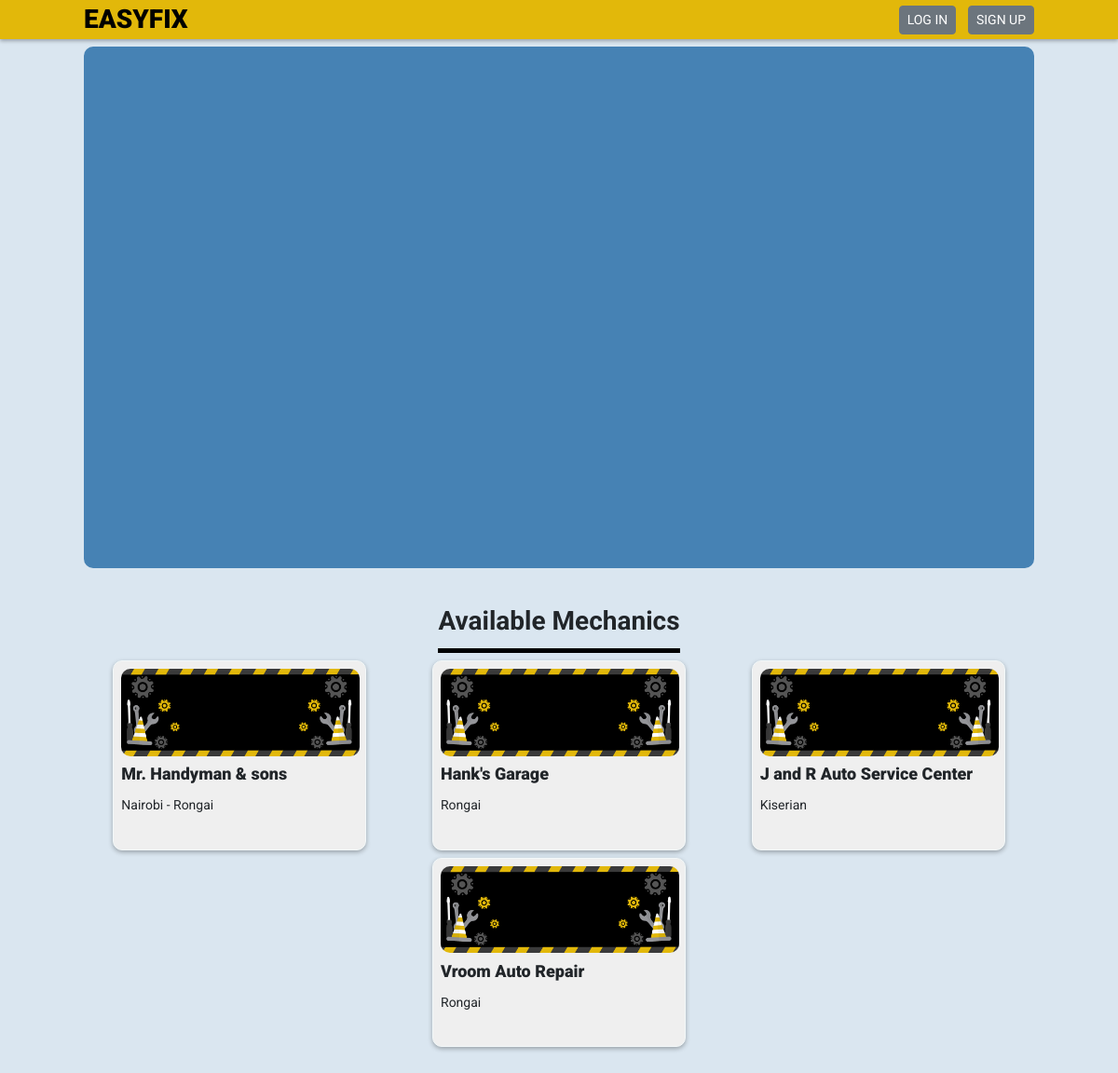
Before: / with the older database file.
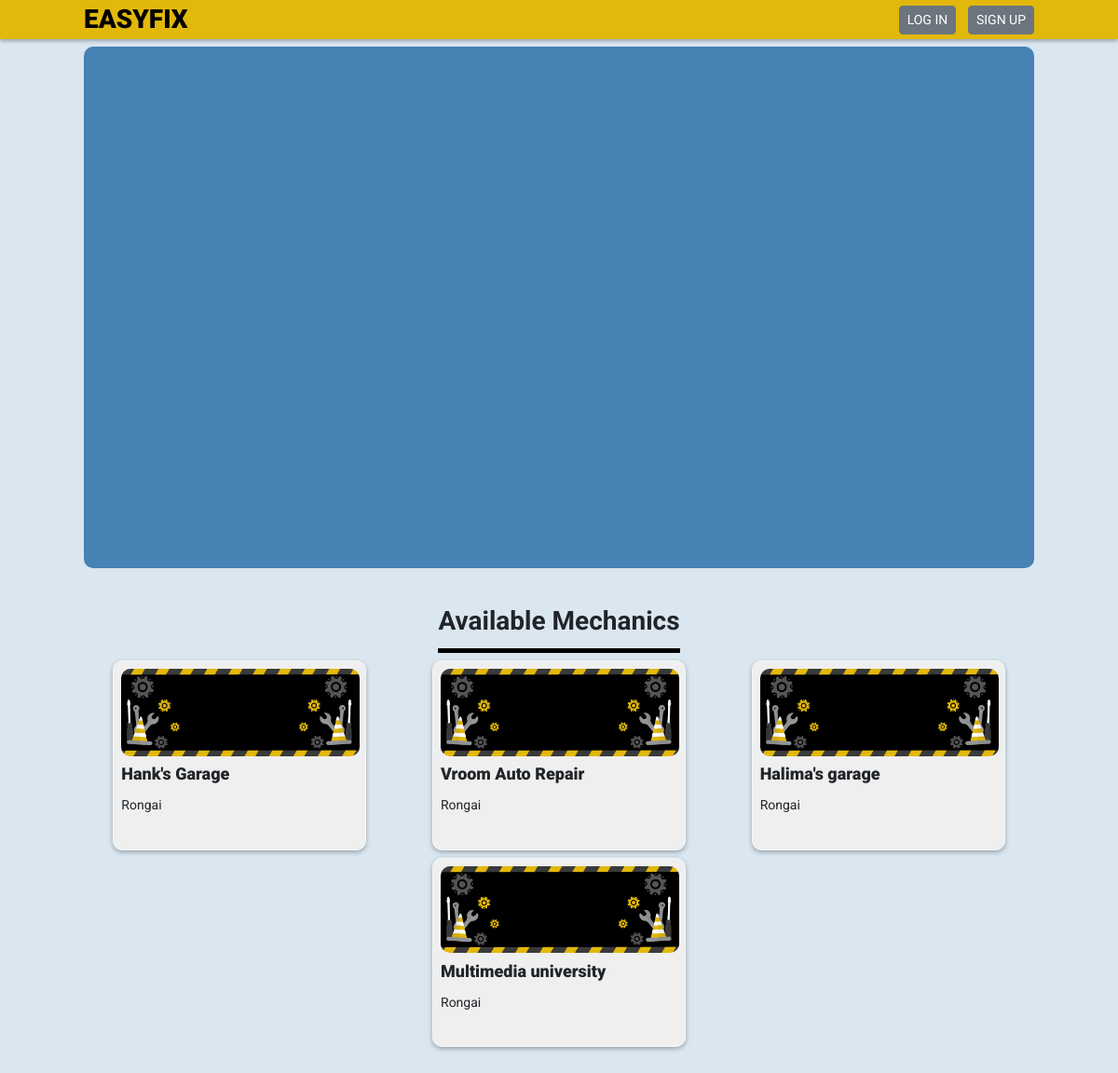
After: the same page with the newer database file.
### tables this page shows
CREATE TABLE IF NOT EXISTS `mechanic` (
  `mech_id` int(11) NOT NULL AUTO_INCREMENT,
  `name` varchar(50) NOT NULL,
  `town` varchar(20) NOT NULL,
  `description` text NOT NULL,
  `phone` varchar(13) NOT NULL,
  `longitude` double DEFAULT NULL,
  `latitude` double DEFAULT NULL,
  `email` varchar(50) NOT NULL,
  `password` varchar(256) NOT NULL,
  PRIMARY KEY (`mech_id`)
);

### classes/Dbh.classes.php (called while the page is built)
<?php
class Dbh{
    protected function connect(){
      try {
        $username = "ukUyeOj4W9";
        $password = "9cR4Ci60aQ";
        $dbh = new PDO('mysql:host=remotemysql.com;dbname=ukUyeOj4W9', $username, $password);
        return $dbh;
      }
      catch (PDOException $e) {
        print "Error!: " . $e->getMessage() . "<br/>";
        die();
      }
    }
}

### classes/Content.classes.php (called while the page is built, shortened)
<?php
class Content extends Dbh {
    protected function getAllMechanics() {
        $sql = "SELECT * FROM mechanic;";
        $stmt = $this->connect()->prepare($sql);
        if(!$stmt->execute()) {
            $stmt = null;
            header("location: ../index.php?error=stmtfailedContent");
            exit();
        }
        $results = $stmt->fetchAll();
        return $results;
    }
}

### classes/ContentContr.classes.php (called while the page is built, shortened)
<?php
class ContentContr extends Content {
    public function displayAllMechanics() {
        $myVar = $this->getAllMechanics();
        return $myVar;
    }
}

### index.php (the view, shortened to what this page needs)
<?php
    $content = new ContentContr();
    $mechanics = $content->displayAllMechanics();
?>
<!DOCTYPE html>
<html lang="en">
<head>
    <link rel="stylesheet" href="bootstrap/css/bootstrap.css">
    <link rel="stylesheet" href="css/style.css">
</head>
<body>
    <div class="my-navbar-container">
        <div class="my-navbar">
            <div class="my-logo">
                <a href=""><span>EASYFIX</span></a>
            </div>
            <?php if(isset($_SESSION['user_id'])) { ?>
                <div class="hamburger">
                    <span class="bar"></span>
                    <span class="bar"></span>
                    <span class="bar"></span>
                </div>
            <ul class="my-menu">
                    <div class="user-loggedIn">
                        <li class="nav-list-item"> <a href="" class="active-link">Home</a> </li>
                        <li class="nav-list-item">
                            <?php if(isset($_SESSION['user_role']) && $_SESSION['user_role'] == "client") { ?>
                                <a href="client-appointments.php">Appointments</a>
                            <?php } elseif(isset($_SESSION['user_role']) && $_SESSION['user_role'] == "mechanic") { ?>
                                <a href="mechanic-appointments.php">Appointments</a>
                            <?php } ?>
                            </li>
                        <?php if(isset($_SESSION['user_role']) && $_SESSION['user_role'] == "mechanic") { ?>
                        <li class="nav-list-item"> <a href="mechanic-settings.php">Settings</a> </li>
                        <?php } ?>
                        <li class="logout-btn">
                            <a href="includes/logout.inc.php" class="btn btn-sm btn-secondary mybtn-nav btn-hamburger">LOG OUT</a>
                        </li>
                    </div>
                <?php }else{ ?>
                <div class="user-loggedOut">
                    <div>
                        <a href="login.php" class="btn btn-sm btn-secondary mybtn-nav">LOG IN</a>
                    </div>
                    <div class="dropdown" data-dropdown>
                        <button class="btn btn-sm btn-secondary mybtn-nav" data-dropdown-button>SIGN UP</button>
                    </div>
                </div>
                <?php  } ?>
        </div>
    </div>
    <div class="body_container">
        <div class="reduced_body">
            <div id="map"> </div>
            <div class="index_page_cards">
                <span>Available Mechanics</span>
                <div class="mechanic_cards_container">
                        <?php for($x=0; $x<sizeof($mechanics); $x++){ ?>
                            <div class="mechanic_card" id=<?php echo $mechanics[$x]['mech_id']?>>
                                <img src="graphics/mechanic-banner.jpg" alt="">
                                <p> <?php echo $mechanics[$x]['name'] ?> </p>
                                <span> <?php echo $mechanics[$x]['town'] ?> </span>
                            </div>
                        <?php } ?>
                </div>
            </div>
        </div>
    </div>
</body>
</html>

### css/style.css (style rules this page uses)
* { box-sizing: border-box; font-family: 'Roboto'; margin: 0; padding: 0; }
:root { font-size: 14px; --primary-color: #E2B80A; --secondary-color: #EFEFEF; }
body { background-color: #4682b433; }
p { margin: 0; }
.my-navbar-container { position: sticky; top: 0; z-index: 10; background-color: var(--primary-color); box-shadow: 0 2px 4px 0 rgba(0,0,0,.3); }
.my-navbar { display: flex; justify-content: space-between; width: 85%; margin: 0 auto; }
.my-navbar .my-logo a { text-decoration: none; font-size: 1.75rem; font-weight: 900; color: #000000; }
.user-loggedOut { display: flex; align-items: center; }
.dropdown { position: relative; margin-left: .8em; }
.reduced_body { width: 85%; margin: 0 auto; }
#map { height: 70vh; border-radius: 10px; margin: .5em 0; background-color: steelblue; border: 2px solid steelblue; }
.index_page_cards span { display: table; font-size: 1.75rem; font-weight: 700; margin: 0 auto; padding: 1em 0 .3em; border-bottom: thick solid black; }
.mechanic_cards_container { display: flex; flex-wrap: wrap; gap: .5em; justify-content: space-between; padding-top: .5em; padding-bottom: 25em; }
.mechanic_card { display: inline-block; position: relative; max-width: 272px; margin: 0 auto; padding: .5em .5em 2em .5em; box-shadow: 0 2px 5px 0 rgba(0, 0, 0, 0.3); border-radius: 10px; border: 1px solid #f2f8f9; background-color: var(--secondary-color); }
.mechanic_card img { max-width: 256px; border-radius: .625em; }
.mechanic_card p { font-size: 1.125rem; font-weight: 900; padding: 0.3125em 0; }
.mechanic_card span { font-size: 0.875rem; font-weight: 400; border: none; margin: 0; padding: .3125em 0; }
@media only screen and (min-width: 600px) { :root { font-size: 16px; } }
@media only screen and (min-width: 600px) { .nav-list-item, .mybtn-nav { margin: 0; } }

Changed rows visible on the page:
removed mechanic: name "Mr. Handyman & sons", town "Nairobi - Rongai"
removed mechanic: name "J and R Auto Service Center", town "Kiserian"
added mechanic: name "Halima's garage", town "Rongai"
added mechanic: name "Multimedia university", town "Rongai"
